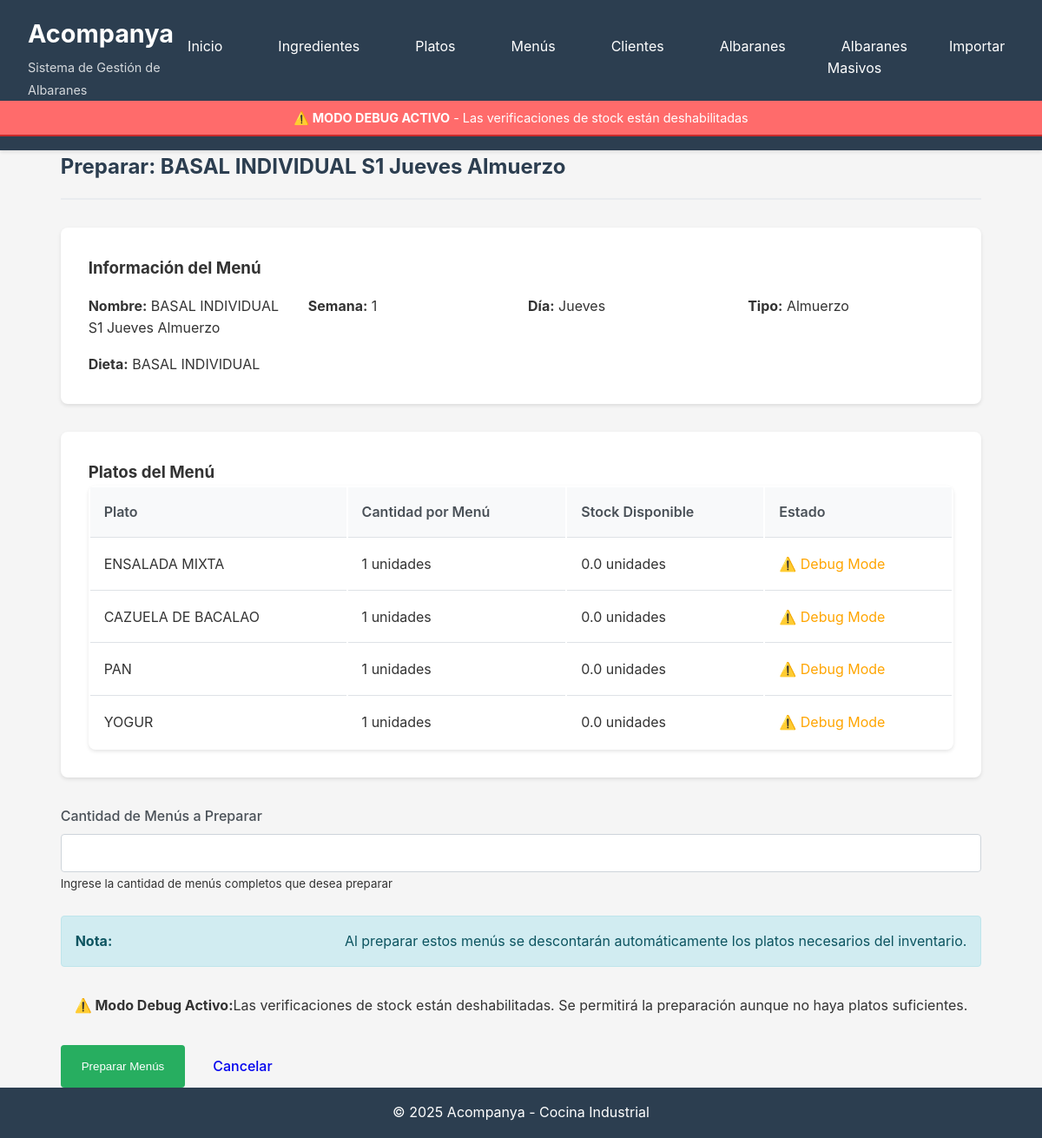
/menus/preparar/1, run on an earlier commit of the app's database.
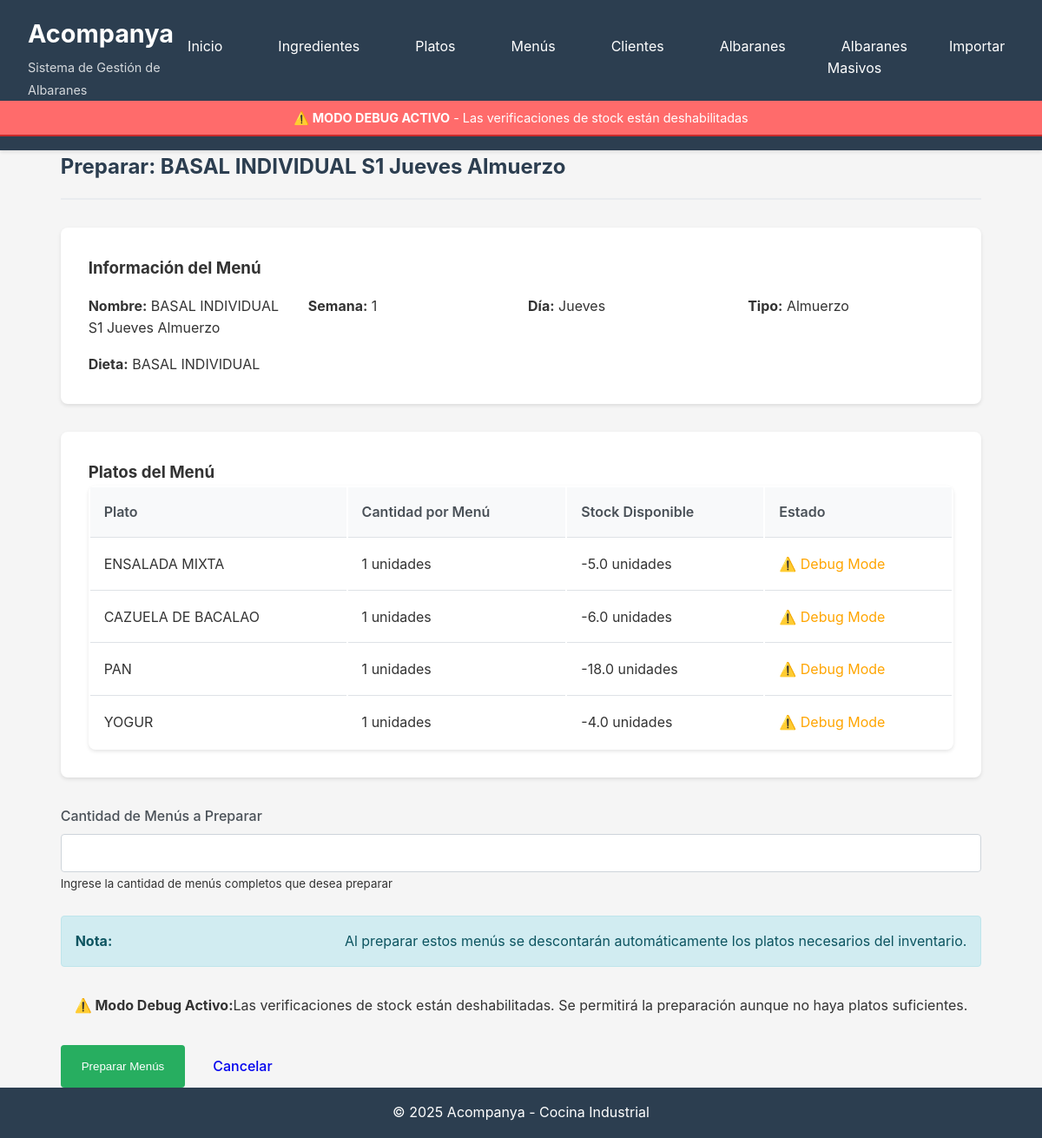
And on a later commit of the database.
### database/models.py (models this page shows, shortened)
class Plato(db.Model):
    __tablename__ = 'platos'
    id = db.Column(db.Integer, primary_key=True)
    nombre = db.Column(db.String(200), nullable=False)
    lote_propio = db.Column(db.String(100), nullable=True)
    stock_actual = db.Column(db.Float, nullable=False, default=0)
    unidad = db.Column(db.String(50), nullable=False, default='unidades')
    created_at = db.Column(db.DateTime, default=datetime.utcnow)
    updated_at = db.Column(db.DateTime, default=datetime.utcnow, onupdate=datetime.utcnow)
    ingredientes = db.relationship('Ingrediente', secondary=platos_ingredientes, backref='platos')
    movimientos = db.relationship('MovimientoStock',
                                 primaryjoin="and_(MovimientoStock.entidad_tipo=='plato', "
                                           "MovimientoStock.entidad_id==Plato.id)",
                                 foreign_keys='MovimientoStock.entidad_id',
                                 backref='plato_ref',
                                 lazy='dynamic',
                                 overlaps="ingrediente_ref,movimientos")
    detalles_albaran = db.relationship('AlbaranDetalle', backref='plato', lazy='dynamic')

### routes/menus.py (the view, shortened to what this page needs)
@menus_bp.route('/preparar/<int:id>', methods=['GET', 'POST'])
def preparar(id):
    menu = Menu.query.get_or_404(id)
    platos = menu.obtener_platos_con_cantidad()
    return render_template('menus/preparar.html', menu=menu, platos=platos)

### app.py (called while the page is built)
def create_app():
    app = Flask(__name__)
    app.config.from_object(Config)
    init_db(app)
    app.register_blueprint(ingredientes_bp, url_prefix='/ingredientes')
    app.register_blueprint(platos_bp, url_prefix='/platos')
    app.register_blueprint(menus_bp, url_prefix='/menus')
    app.register_blueprint(albaranes_bp, url_prefix='/albaranes')
    app.register_blueprint(importar_bp, url_prefix='/importar')
    app.register_blueprint(clientes_bp, url_prefix='/clientes')
    app.register_blueprint(albaranes_masivos_bp, url_prefix='/albaranes-masivos')
    @app.context_processor
    def inject_config():
        return dict(config=app.config)
    @app.route('/')
    def index():
        return render_template('index.html')
    @app.route('/dashboard')
    def dashboard():
        return render_template('dashboard.html')
    return app

### database/models.py (called while the page is built)
    def obtener_platos_con_cantidad(self):
        result = db.session.query(
            Plato,
            menus_platos.c.cantidad
        ).join(
            menus_platos,
            menus_platos.c.plato_id == Plato.id
        ).filter(
            menus_platos.c.menu_id == self.id
        ).all()
        return result

### templates/menus/preparar.html (shortened to what this page needs)
{% extends "base.html" %}
{% block content %}
<div class="page-header">
    <h2>Preparar: {{ menu.nombre }}</h2>
</div>
<div class="albaran-header">
    <h3>Información del Menú</h3>
    <div class="albaran-info">
        <div>
            <strong>Nombre:</strong> {{ menu.nombre }}
        </div>
        <div>
            <strong>Semana:</strong> {{ menu.numero_semana }}
        </div>
        <div>
            <strong>Día:</strong> {{ menu.dia_semana.value|title }}
        </div>
        <div>
            <strong>Tipo:</strong> {{ menu.tipo_comida.value|title }}
        </div>
        <div>
            <strong>Dieta:</strong> {{ menu.tipo_dieta }}
        </div>
    </div>
</div>
<div class="albaran-section">
    <h3>Platos del Menú</h3>
    <table class="table">
        <thead>
            <tr>
                <th>Plato</th>
                <th>Cantidad por Menú</th>
                <th>Stock Disponible</th>
                <th>Estado</th>
            </tr>
        </thead>
        <tbody>
            {% for plato, cantidad in platos %}
            <tr>
                <td>{{ plato.nombre }}</td>
                <td>{{ cantidad }} {{ plato.unidad }}</td>
                <td>{{ plato.stock_actual }} {{ plato.unidad }}</td>
                <td>
                    {% if config.DEBUG_MODE %}
                        <span style="color: orange;">⚠️ Debug Mode</span>
                    {% elif plato.stock_actual >= cantidad %}
                        <span style="color: green;">✓ Suficiente</span>
                    {% else %}
                        <span style="color: red;">✗ Insuficiente</span>
                    {% endif %}
                </td>
            </tr>
            {% endfor %}
        </tbody>
    </table>
</div>
<form method="POST" action="">
    <div class="form-group">
        <label for="cantidad" class="form-label">Cantidad de Menús a Preparar</label>
        <input type="number" class="form-control" id="cantidad" name="cantidad"
               min="1" step="1" required>
        <small class="text-muted">
            Ingrese la cantidad de menús completos que desea preparar
        </small>
    </div>
    <div class="alert alert-info">
        <strong>Nota:</strong> Al preparar estos menús se descontarán automáticamente los platos necesarios del inventario.
    </div>
    {% if config.DEBUG_MODE %}
    <div class="alert alert-warning">
        <strong>⚠️ Modo Debug Activo:</strong> Las verificaciones de stock están deshabilitadas. Se permitirá la preparación aunque no haya platos suficientes.
    </div>
    {% endif %}
    <div class="action-group">
        <button type="submit" class="btn btn-success">Preparar Menús</button>
        <a href="{{ url_for('menus.listar') }}" class="btn btn-secondary">Cancelar</a>
    </div>
</form>
{% endblock %}

What changed in the data, as far as the page shows it:
changed Plato "ENSALADA MIXTA": stock_actual "0.0" → "-5.0"
changed Plato "CAZUELA DE BACALAO": stock_actual "0.0" → "-6.0"
changed Plato "PAN": stock_actual "0.0" → "-18.0"
changed Plato "YOGUR": stock_actual "0.0" → "-4.0"
